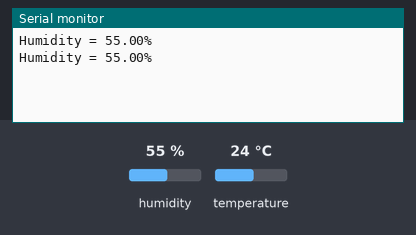
The sketch below on a simulated Arduino Uno, built with avr-gcc and run on an emulated ATmega328P. Shown: the last lines printed to the serial monitor. Wiring (inferred from the names in the program): DHT11 sensor: data pin 10. The inputs (shaded band) are chosen by the test bench; at power-on: humidity 55 %, temperature 24 °C.

Above: at 1.6 s.
1.7 s: humidity set to 22 %
At 2.1 s:
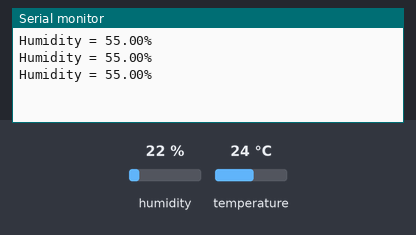
3.2 s: humidity set to 40 %
At 3.7 s:
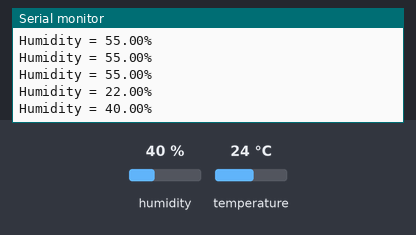
Timing chart, 0 to 6.2 s (numbered marks = the images above; inputs shaded):
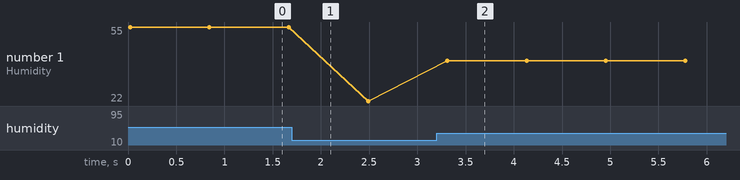

Measured:
- after the input at 3.2 s, the serial monitor: prints a new line after 0.11 s (image 2)
- plotted number 1: 55 → 22 after the input at 1.7 s, 22 → 40 after the input at 3.2 s

The sketch:

Humidity.ino
```cpp
#include <dht.h>
#define outpin 10
dht DHT;
void setup(){
  Serial.begin(9600);
}
void loop(){
  int readData = DHT.read11(outpin);
  float h = DHT.humidity;
  Serial.print("Humidity = ");
  Serial.print(h);
  Serial.println("%");
  delay(800);
}
```
